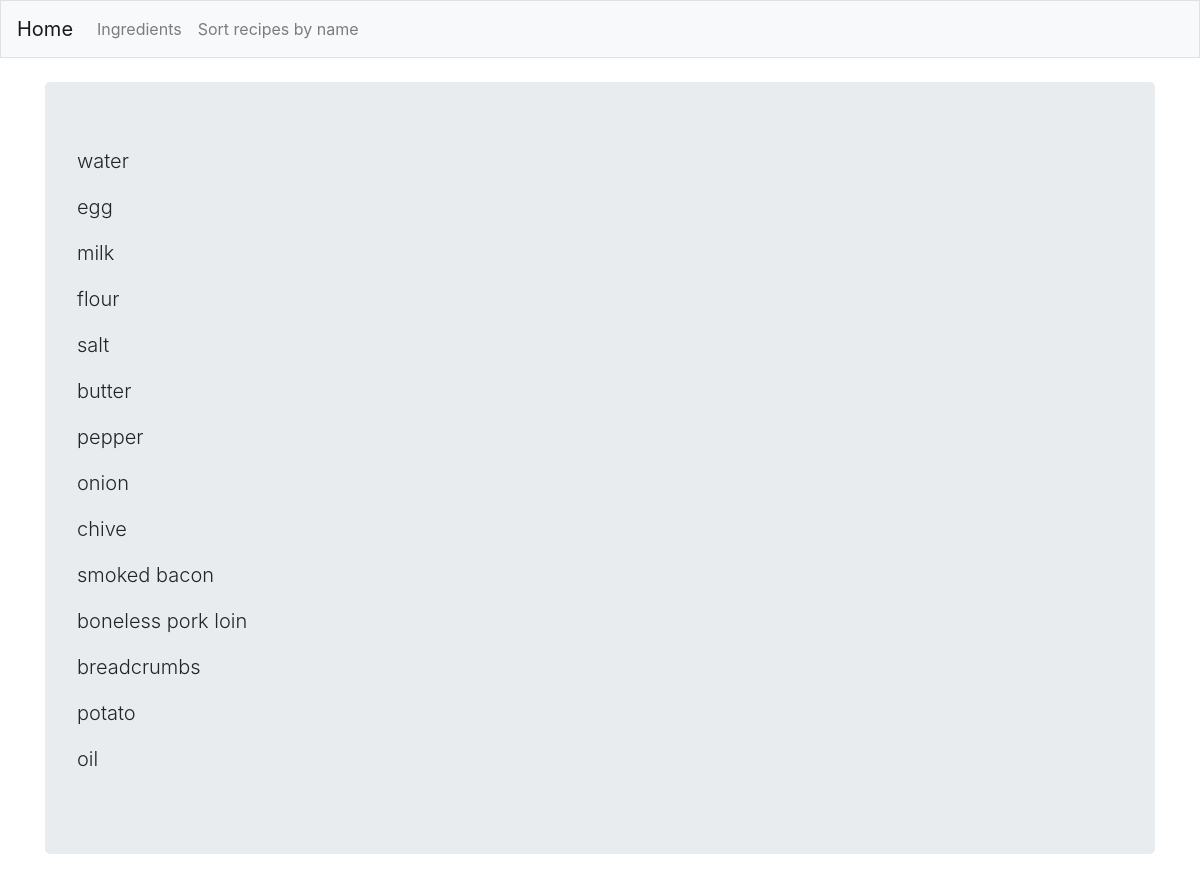
/ingredients, run on the app's committed database.
### culinary_recipes/models.py (models this page shows, shortened)
class Ingredient(models.Model):
    name = models.CharField(max_length=50, unique=True)

### culinary_recipes/views.py (the view)
# urls.py: path('ingredients', views.ingredients, name='ingredients'),
def ingredients(request):
    ingredients = Ingredient.objects.order_by('id')
    context = {'ingredients': ingredients}
    return render(request, 'culinary_recipes/ingredients.html', context)

### culinary_recipes/templates/culinary_recipes/ingredients.html
{% extends "culinary_recipes/base.html" %}
{% block page_header %}
  <div class="jumbotron">
{% for ingredient in ingredients %}
      <p class="lead">{{ ingredient.name }}</p>{% endfor %}
</div>
{% endblock page_header %}

### culinary_recipes/templates/culinary_recipes/base.html (shortened to what this page needs)
{% load bootstrap4 %}
<!DOCTYPE html>
<html lang="pl">
<head>
  {% bootstrap_css %}
</head>
<body>
  <nav class="navbar navbar-expand-md navbar-light bg-light mb-4 border">
    <a class="navbar-brand" href="{% url 'culinary_recipes:index' %}">Home</a>
  <ul class="navbar-nav mr-auto">
    <li class="nav-item">
      <a class="nav-link" href="{% url 'culinary_recipes:ingredients' %}">Ingredients</a></li>
    <a class="nav-link" href="{% url 'culinary_recipes:index_sort' %}">Sort recipes by name</a></li>
  </ul>
</nav>
<main role="main" class="container">
  <div class="pb-2 mb-2 border-bottom">
    {% block page_header %} {% endblock page_header %}
  </div>
</main>
</body>
</html>

### data on the page
Ingredient: name "water"
Ingredient: name "egg"
Ingredient: name "milk"
Ingredient: name "flour"
Ingredient: name "salt"
Ingredient: name "butter"
Ingredient: name "pepper"
Ingredient: name "onion"
Ingredient: name "chive"
Ingredient: name "smoked bacon"
Ingredient: name "boneless pork loin"
Ingredient: name "breadcrumbs"
Ingredient: name "potato"
Ingredient: name "oil"
